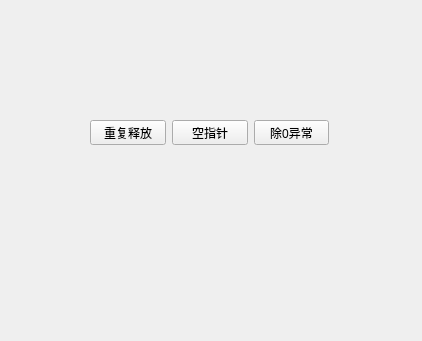
<?xml version="1.0" encoding="UTF-8"?>
<ui version="4.0">
 <class>Widget</class>
 <widget class="QWidget" name="Widget">
  <property name="geometry">
   <rect>
    <x>0</x>
    <y>0</y>
    <width>422</width>
    <height>341</height>
   </rect>
  </property>
  <property name="windowTitle">
   <string>Widget</string>
  </property>
  <widget class="QWidget" name="">
   <property name="geometry">
    <rect>
     <x>90</x>
     <y>120</y>
     <width>239</width>
     <height>25</height>
    </rect>
   </property>
   <layout class="QHBoxLayout" name="horizontalLayout">
    <item>
     <widget class="QPushButton" name="pushButton">
      <property name="text">
       <string>重复释放</string>
      </property>
     </widget>
    </item>
    <item>
     <widget class="QPushButton" name="pushButton_3">
      <property name="text">
       <string>空指针</string>
      </property>
     </widget>
    </item>
    <item>
     <widget class="QPushButton" name="pushButton_2">
      <property name="text">
       <string>除0异常</string>
      </property>
     </widget>
    </item>
   </layout>
  </widget>
 </widget>
 <resources/>
 <connections/>
</ui>
